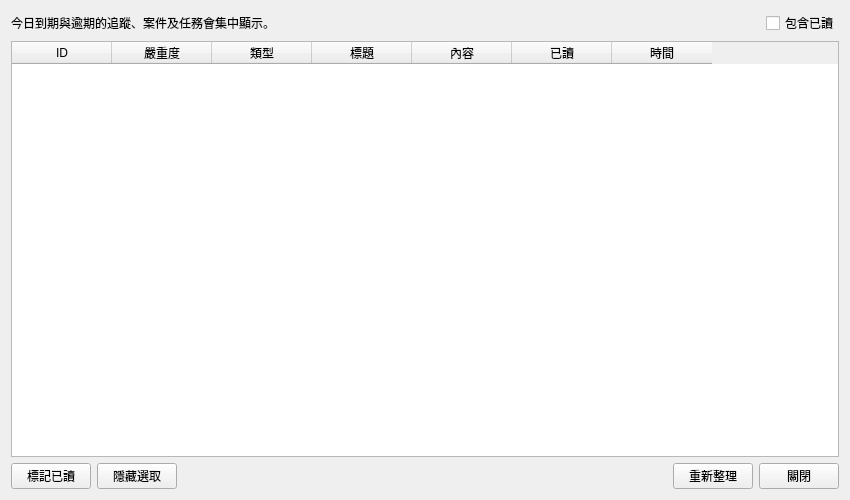
<?xml version="1.0" encoding="UTF-8"?>
<ui version="4.0">
 <class>notificationCenterDialogContent</class>
 <widget class="QWidget" name="notificationCenterDialogContent">
  <property name="geometry">
   <rect>
    <x>0</x>
    <y>0</y>
    <width>850</width>
    <height>500</height>
   </rect>
  </property>
  <property name="windowTitle">
   <string>通知中心</string>
  </property>
  <property name="dialogSize" stdset="0">
   <size>
    <width>850</width>
    <height>500</height>
   </size>
  </property>
  <layout class="QVBoxLayout" name="notificationCenterLayout">
   <property name="spacing">
    <number>6</number>
   </property>
   <property name="leftMargin">
    <number>11</number>
   </property>
   <property name="topMargin">
    <number>11</number>
   </property>
   <property name="rightMargin">
    <number>11</number>
   </property>
   <property name="bottomMargin">
    <number>11</number>
   </property>
   <item>
    <layout class="QHBoxLayout" name="topRow" stretch="0,1,0">
     <property name="spacing">
      <number>6</number>
     </property>
     <property name="leftMargin">
      <number>0</number>
     </property>
     <property name="topMargin">
      <number>0</number>
     </property>
     <property name="rightMargin">
      <number>0</number>
     </property>
     <property name="bottomMargin">
      <number>0</number>
     </property>
     <item>
      <widget class="QLabel" name="introLabel">
       <property name="text">
        <string>今日到期與逾期的追蹤、案件及任務會集中顯示。</string>
       </property>
      </widget>
     </item>
     <item>
      <spacer name="topRowSpacer">
       <property name="orientation">
        <enum>Qt::Horizontal</enum>
       </property>
       <property name="sizeHint" stdset="0">
        <size>
         <width>0</width>
         <height>0</height>
        </size>
       </property>
      </spacer>
     </item>
     <item>
      <widget class="CheckBox" name="includeReadCheckBox">
       <property name="text">
        <string>包含已讀</string>
       </property>
      </widget>
     </item>
    </layout>
   </item>
   <item>
    <widget class="TableWidget" name="notificationsTable">
     <property name="selectionMode">
      <enum>QAbstractItemView::ExtendedSelection</enum>
     </property>
     <property name="selectionBehavior">
      <enum>QAbstractItemView::SelectRows</enum>
     </property>
     <column>
      <property name="text">
       <string>ID</string>
      </property>
     </column>
     <column>
      <property name="text">
       <string>嚴重度</string>
      </property>
     </column>
     <column>
      <property name="text">
       <string>類型</string>
      </property>
     </column>
     <column>
      <property name="text">
       <string>標題</string>
      </property>
     </column>
     <column>
      <property name="text">
       <string>內容</string>
      </property>
     </column>
     <column>
      <property name="text">
       <string>已讀</string>
      </property>
     </column>
     <column>
      <property name="text">
       <string>時間</string>
      </property>
     </column>
    </widget>
   </item>
   <item>
    <layout class="QHBoxLayout" name="buttonRow" stretch="0,0,1,0,0">
     <property name="spacing">
      <number>6</number>
     </property>
     <property name="leftMargin">
      <number>0</number>
     </property>
     <property name="topMargin">
      <number>0</number>
     </property>
     <property name="rightMargin">
      <number>0</number>
     </property>
     <property name="bottomMargin">
      <number>0</number>
     </property>
     <item>
      <widget class="PushButton" name="markReadButton">
       <property name="text">
        <string>標記已讀</string>
       </property>
      </widget>
     </item>
     <item>
      <widget class="PushButton" name="dismissButton">
       <property name="text">
        <string>隱藏選取</string>
       </property>
      </widget>
     </item>
     <item>
      <spacer name="buttonRowSpacer">
       <property name="orientation">
        <enum>Qt::Horizontal</enum>
       </property>
       <property name="sizeHint" stdset="0">
        <size>
         <width>0</width>
         <height>0</height>
        </size>
       </property>
      </spacer>
     </item>
     <item>
      <widget class="PushButton" name="refreshButton">
       <property name="text">
        <string>重新整理</string>
       </property>
      </widget>
     </item>
     <item>
      <widget class="PushButton" name="closeButton">
       <property name="text">
        <string>關閉</string>
       </property>
      </widget>
     </item>
    </layout>
   </item>
  </layout>
 </widget>
 <customwidgets>
 <customwidget>
  <class>CheckBox</class>
  <extends>QCheckBox</extends>
  <header>qfluentwidgets</header>
 </customwidget>
 <customwidget>
  <class>PushButton</class>
  <extends>QPushButton</extends>
  <header>qfluentwidgets</header>
 </customwidget>
 <customwidget>
  <class>TableWidget</class>
  <extends>QTableWidget</extends>
  <header>qfluentwidgets</header>
 </customwidget>
 </customwidgets>
 <resources />
 <connections />
</ui>
